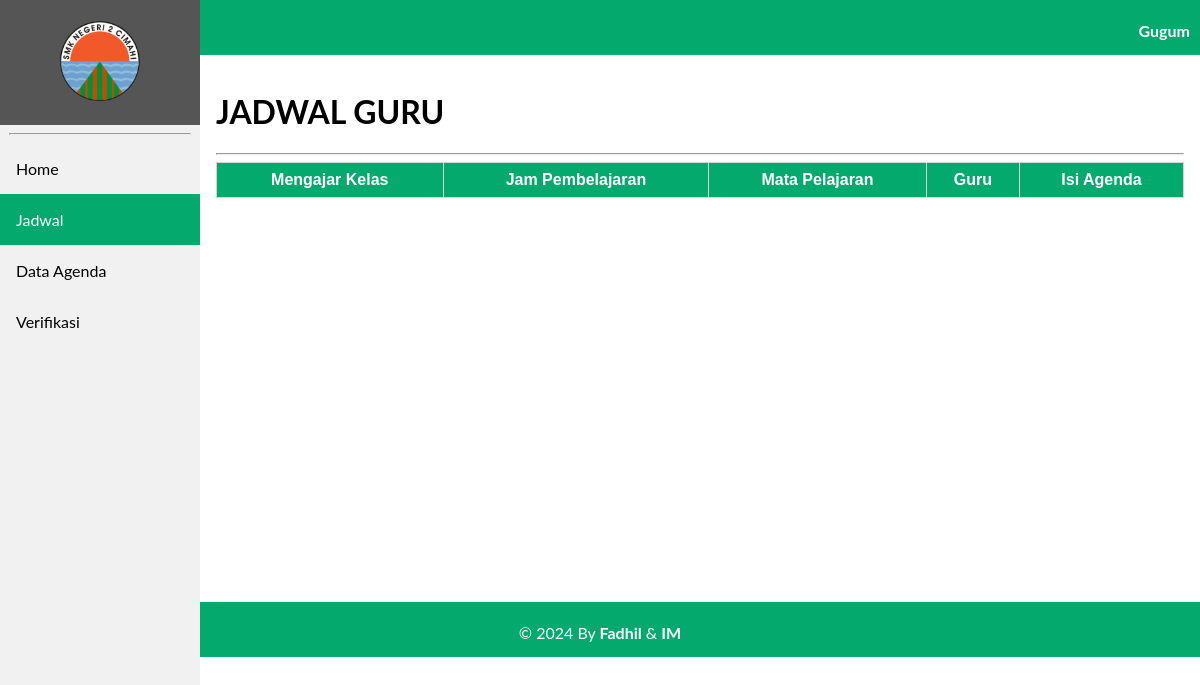
Before: /agenda/data_agenda_guru.php?id=198111032008011005 with the older database file.
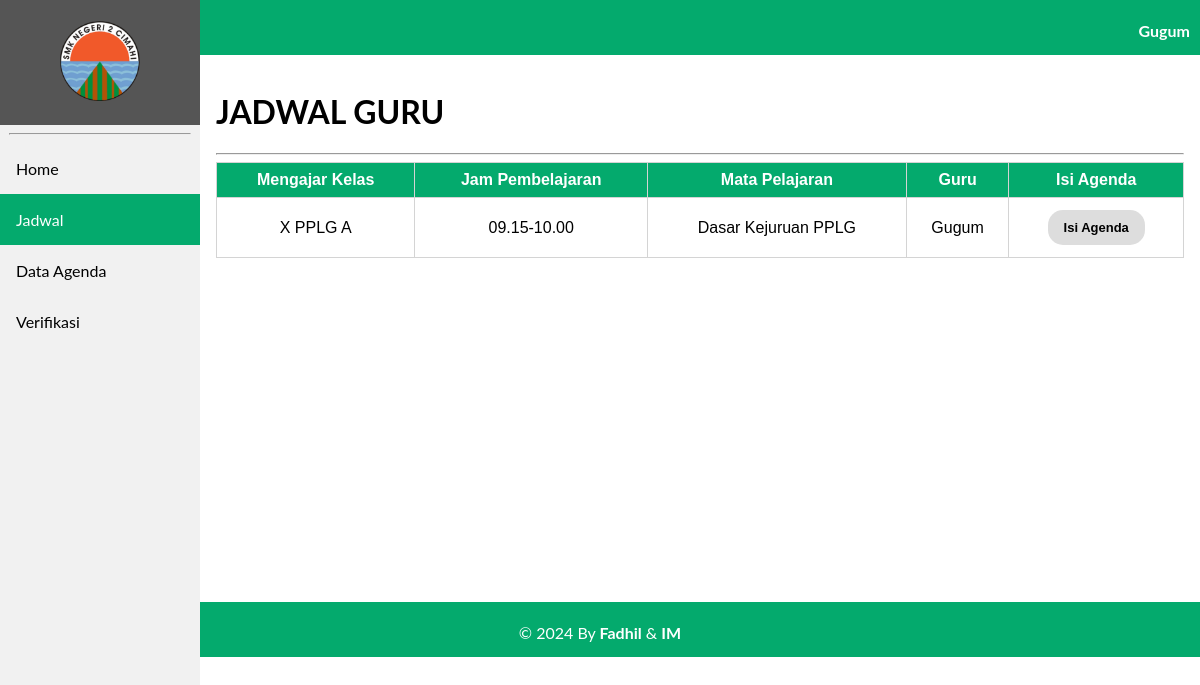
After: the same page with the newer database file.
### tables this page shows
CREATE TABLE `tb_guru` (
  `nip` varchar(18) NOT NULL,
  `id_mapel` varchar(6) NOT NULL,
  `nama_guru` varchar(100) NOT NULL,
  `password` varchar(100) NOT NULL,
  `role` int(11) NOT NULL
);

CREATE TABLE `tb_jadwal` (
  `id_jadwal` int(11) NOT NULL,
  `id_kelas` varchar(6) NOT NULL,
  `hari` varchar(10) NOT NULL,
  `jam` varchar(15) NOT NULL,
  `nip` varchar(18) NOT NULL,
  `id_mapel` varchar(6) NOT NULL,
  `ruangan` varchar(50) NOT NULL
);

CREATE TABLE `tb_kelas` (
  `id_kelas` varchar(6) NOT NULL,
  `nama_kelas` varchar(50) NOT NULL,
  `username` varchar(50) NOT NULL,
  `password` varchar(50) NOT NULL,
  `role` int(11) NOT NULL
);

CREATE TABLE `tb_mapel` (
  `id_mapel` varchar(6) NOT NULL,
  `nama_mapel` varchar(70) NOT NULL
);

### agenda/data_agenda_guru.php (the view, shortened to what this page needs)
<!DOCTYPE html>
<html lang="en">
<?php
    include 'koneksi.php';
    $nip = $_GET['id'];
    $sql1 = "SELECT * FROM tb_guru WHERE nip='$nip'";
    $k = mysqli_query($Conn,$sql1);
?>
<head>
    <link rel="stylesheet" href="navbar.css">
</head>
<body>
    <header>
        <div class="sidebar">
            <a href="beranda2.php?id=<?= $nip ?>"><center><img src="image/2cmi.PNG" style="width: 80px; padding: 5px;"></center></a>
            <hr  style="width: 90%;">
            <a href="beranda2.php?id=<?= $nip ?>">Home</a>
            <a class="active" href="data_agenda_guru.php?id=<?= $nip ?>">Jadwal</a>
            <a href="tampil_agenda_guru.php?id=<?= $nip ?>">Data Agenda</a>
            <a href="verifikasi.php?id=<?= $nip ?>">Verifikasi</a>
        </div>
    </header>
    <div class="head">
        <?php
              foreach($k as $nama){ ?>
              <p style="margin-right: 10px;"><b><?= $nama['nama_guru'] ?></b></p>
            <?php
              }
          ?>
    </div>
    <div class="content">
        <h1>JADWAL GURU</h1><hr>
        <table>
            <tr>
                <th>Mengajar Kelas</th>
                <th>Jam Pembelajaran</th>
                <th>Mata Pelajaran</th>
                <th>Guru</th>
                <th>Isi Agenda</th>
            </tr>
                <?php
                        $sql ="SELECT tb_jadwal.jam, tb_jadwal.hari, tb_kelas.nama_kelas, tb_guru.nama_guru, tb_mapel.nama_mapel, tb_jadwal.nip, tb_mapel.id_mapel, tb_jadwal.id_kelas, tb_jadwal.id_mapel
                        FROM tb_jadwal INNER JOIN tb_kelas ON tb_jadwal.id_kelas = tb_kelas.id_kelas INNER JOIN
                        tb_guru ON tb_jadwal.nip = tb_guru.nip INNER JOIN tb_mapel ON tb_jadwal.id_mapel = tb_mapel.id_mapel WHERE tb_jadwal.nip='$nip'";
                        $proses = mysqli_query($Conn, $sql);
                    foreach($proses as $jadwal){ ?>
                        <tr>
                        <td><?= $jadwal['nama_kelas'] ?></td>
                        <td><?= $jadwal['jam'] ?></td>
                        <td><?= $jadwal['nama_mapel'] ?></td>
                        <td><?= $jadwal['nama_guru'] ?></td>
                        <td><a href="isi_agenda_guru.php?nip=<?= $nip ?>&jam=<?= $jadwal['jam'] ?>&kel=<?= $jadwal['id_kelas'] ?>&map=<?= $jadwal['id_mapel'] ?>"><center><button class="btn"><b>Isi Agenda</b></button></center></a></td>
                        </tr>
                <?php
             }  ?>
        </table>
    </div>
    <div class="footer">
        <p>&copy; 2024 By <b>Fadhil</b> & <b>IM</b></p>
    </div>
</body>
</html>

Changed rows visible on the page:
added tb_jadwal: id_kelas.nama_kelas "X PPLG A", jam "09.15-10.00", id_mapel.nama_mapel "Dasar Kejuruan PPLG", tb_guru.nama_guru "Gugum"
